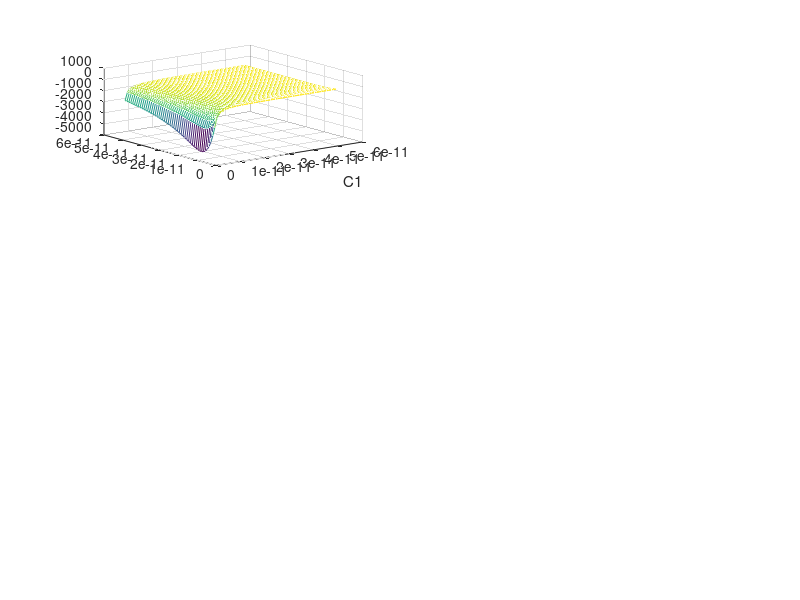

Write MATLAB code to recreate this figure. (Note: this script raises an error after producing the figure.)

  C2 = linspace(1e-12,50e-12,50);
  C1 = linspace(1e-12,50e-12,50);
  [X,Y]=meshgrid(C1,C2);
  Ie = 3e-3;
  gm = Ie/25e-3;
  Rpi = (1/gm)*95;
  fc=200e6;
  w =2*pi*fc;
  Lt=22e-9;
  Q=70;
  Rp=Q*w*Lt;
  C3a=4.7e-12;
  C3b=47e-12;
  Cpara=9e-12;
  Cm=0.3e-12;
  Ct=linspace(1e-12,50e-12,1000);
%   Graph_plotting of Re(Zt) and Im(Zt)
  for RE = linspace(100,470,200)
   Re = (((gm+(1/RE)+(1/Rpi)).*(-Y))+((X+Y)*((1/RE)+(1/Rpi))))./(((w^2)*X.*(Y.^2))+X*(((1/RE)+(1/Rpi))^2));
   Im = ((-((1/RE)+(1/Rpi))*((gm+(1/RE)+(1/Rpi))))-((w^2)*(X+Y).*Y))./(((w^3).*X.*(Y.^2))+(w.*X.*(((1/RE)+(1/Rpi))^2)));
 subplot(3,2,1);mesh(X,Y,Re);t=xlabel('C1');t.Color='red';t=ylabel('C2');t.Color='red';title("RE:"+RE);
 zlim([-300 -100]);
 subplot(3,2,2); mesh(X,Y,Im);t=xlabel('C1');t.Color='red';t=ylabel('C2');t.Color='red';title('Im(Zt)');
 zlim([-300 -100]);
 pause(0.01);
  end
%   choose initial value of C1,C2,RE
RE=470;
 C2 = 18e-12;
 C1 = 46e-12;
Re = (((gm+(1/RE)+(1/Rpi))*(-C2))+((C1+C2)*((1/RE)+(1/Rpi))))/(((w^2)*C1*(C2^2))+C1*(((1/RE)+(1/Rpi))^2));
Im = ((-((1/RE)+(1/Rpi))*((gm+(1/RE)+(1/Rpi))))-((w^2)*(C1+C2)*C2))/(((w^3)*C1*(C2^2))+(w*C1*(((1/RE)+(1/Rpi))^2)));

%Zot
Zot = ((1/(1i*w*C3a))+((50*(1/(1i*w*C3b)))/(50+(1/(1i*w*C3b)))));
Yot = 1/Zot;

%Zr
Yr = (((1i*w)*(Cm+Cpara))+(1/(1i*w*Lt))+(1/Rp)+(1i*w*Ct)+Yot);
Zr = 1./Yr;

% K and Zt
 Zt = complex (Re,Im);
 K = (Zr+Zt);
 subplot(3,2,3);
 plot(Ct,real(K));
 grid on
 grid minor
 t=xlabel('Ct');
 t.Color='red';
 t=ylabel('Re(K)');
 t.Color='red';
 subplot(3,2,4);
 plot(Ct,imag(K));
 grid on
 ax = gca;
 ax.GridAlpha = 0.9;
 ax.GridColor = [0.1, 0.7, 0.2];
 grid minor
 t=xlabel('Ct');
 t.Color='red';
 t=ylabel('Im(K)');
 t.Color='red';

 
 % Graph of grain against Ct
 gain=abs(real(Zt)./real(Zr));
 subplot(3,2,5);
 plot(Ct,gain);
 t=xlabel('Ct');
 t.Color='red';
 t= ylabel('gain');
 t.Color='red';
 grid on
 grid minor
 
 %Before simulation
 Ct=4.44623e-12;
 C30=20e-12;
 CD2=4.44e-12;
 C25=Ct*(CD2+C30)/(CD2+C30-Ct);
 
 %Caculate R26 and R26
 Ie=3e-3;
IR29=10*Ie;
Vbe=0.75;
R30=RE;
Vcc=5;
R29=(Vbe+Ie*R30)/(IR29);
R26=((5*R29)/(Ie*R30+Vbe))-R29;

  


  